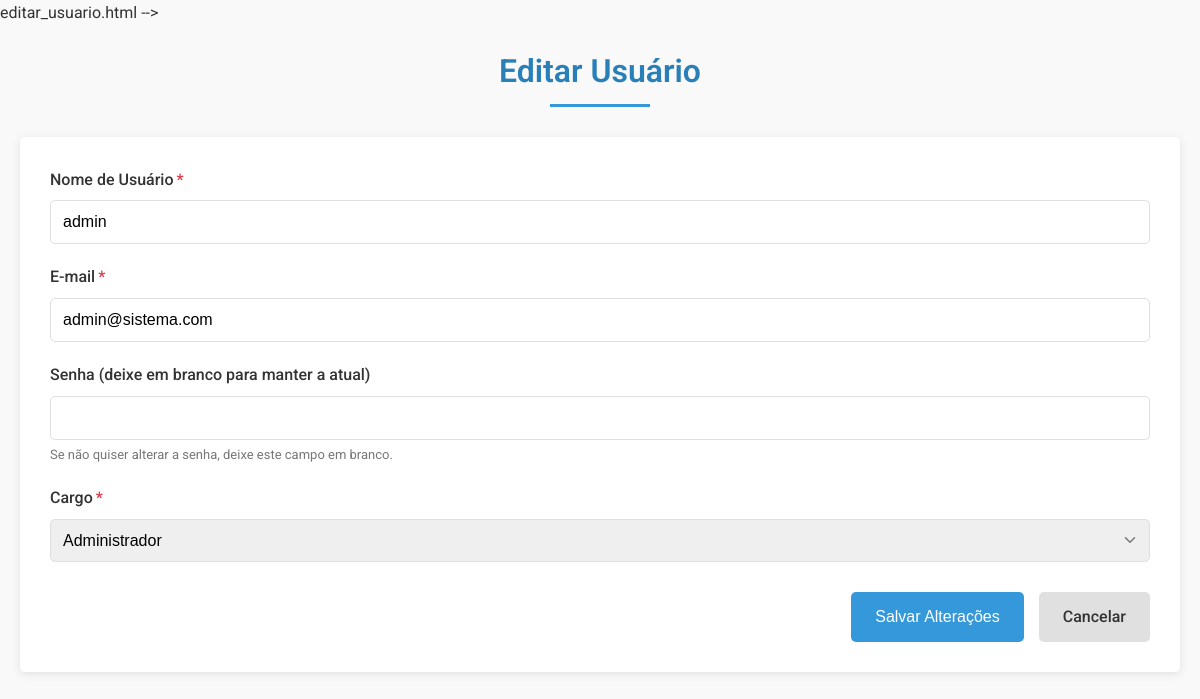
Screenshot of /editar_usuario/1 (signed in) with the database file from the repository.
### tables this page shows
CREATE TABLE usuarios (
    id INTEGER PRIMARY KEY AUTOINCREMENT,
    nome TEXT NOT NULL UNIQUE,  -- Adicionado UNIQUE para permitir login por nome
    email TEXT NOT NULL,
    senha TEXT NOT NULL,
    cargo TEXT NOT NULL,
    data_cadastro TIMESTAMP DEFAULT CURRENT_TIMESTAMP
);

### app.py (the view, shortened to what this page needs)
@app.route('/editar_usuario/<int:usuario_id>', methods=['GET', 'POST'])
@login_required
def editar_usuario(usuario_id):
    if session.get('usuario_cargo') != 'Administrador':
        flash('Acesso restrito a administradores', 'error')
        return redirect(url_for('index'))
    with sqlite3.connect('database.db') as conn:
        cursor = conn.cursor()
        cursor.execute('SELECT id, nome, email, cargo FROM usuarios WHERE id = ?', (usuario_id,))
        usuario_dados = cursor.fetchone()
        if not usuario_dados:
            flash('Usuário não encontrado', 'error')
            return redirect(url_for('listar_usuarios'))
    return render_template('editar_usuario.html',
                          usuario_dados=usuario_dados,
                          usuario=session.get('usuario_nome'))

### app.py (called while the page is built)
def login_required(view):
    @functools.wraps(view)
    def wrapped_view(**kwargs):
        if 'usuario_id' not in session:
            return redirect(url_for('login'))
        return view(**kwargs)
    return wrapped_view

### templates/editar_usuario.html (shortened to what this page needs)
<!DOCTYPE html>
<html lang="pt-br">
<head>
    <link rel="stylesheet" href="https://cdnjs.cloudflare.com/ajax/libs/font-awesome/6.0.0/css/all.min.css">
    <link rel="stylesheet" href="{{ url_for('static', filename='css/style.css') }}">
</head>
<body>
    <div class="container">
        <h1 class="title">Editar Usuário</h1>
        <form id="editUsuarioForm" method="POST" action="{{ url_for('editar_usuario', usuario_id=usuario_dados[0]) }}">
            <div class="form-group">
                <label for="nome">Nome de Usuário<span class="required">*</span></label>
                <input type="text" id="nome" name="nome" value="{{ usuario_dados[1] }}" required>
            </div>
            <div class="form-group">
                <label for="email">E-mail<span class="required">*</span></label>
                <input type="email" id="email" name="email" value="{{ usuario_dados[2] }}" required>
            </div>
            <div class="form-group">
                <label for="senha">Senha (deixe em branco para manter a atual)</label>
                <input type="password" id="senha" name="senha" minlength="6">
                <small>Se não quiser alterar a senha, deixe este campo em branco.</small>
            </div>
            <div class="form-group">
                <label for="cargo">Cargo<span class="required">*</span></label>
                <select id="cargo" name="cargo" required>
                    <option value="Administrador" {% if usuario_dados[3]=='Administrador' %}selected{% endif %}>
                        Administrador</option>
                </select>
            </div>
            <div class="buttons">
                <button type="submit" class="btn-primary" id="btnSubmit">Salvar Alterações</button>
                <a href="{{ url_for('listar_usuarios') }}" class="btn-secondary">Cancelar</a>
            </div>
        </form>
    </div>
</body>
</html>

### static/css/style.css (style rules this page uses)
* { box-sizing: border-box; margin: 0; padding: 0; }
:root { --primary-color: #3498db; --primary-dark: #2980b9; --secondary-color: #2ecc71; --secondary-dark: #27ae60; --warning-color: #e74c3c; --text-color: #333; --light-gray: #f5f5f5; --medium-gray: #e0e0e0; --dark-gray: #777; --white: #fff; --shadow: 0 2px 10px rgba(0, 0, 0, 0.1); --border-radius: 5px; }
body { font-family: 'Roboto', -apple-system, BlinkMacSystemFont, 'Segoe UI', Arial, sans-serif; line-height: 1.6; color: var(--text-color); background-color: #f9f9f9; }
.container { max-width: 1200px; margin: 0 auto; padding: 20px; }
.title { color: var(--primary-dark); margin-bottom: 30px; text-align: center; position: relative; padding-bottom: 10px; font-weight: 600; }
.title::after { content: ''; position: absolute; bottom: 0; left: 50%; transform: translateX(-50%); width: 100px; height: 3px; background-color: var(--primary-color); }
form { background-color: var(--white); padding: 30px; border-radius: var(--border-radius); box-shadow: var(--shadow); margin-bottom: 30px; }
.form-group { margin-bottom: 20px; }
label { display: block; margin-bottom: 8px; font-weight: 500; color: var(--text-color); }
input[type="text"], input[type="email"], input[type="tel"], input[type="password"], select, textarea { width: 100%; padding: 12px; border: 1px solid var(--medium-gray); border-radius: var(--border-radius); font-size: 16px; transition: border-color 0.3s, box-shadow 0.3s; }
select { appearance: none; background-repeat: no-repeat; background-position: right 10px center; background-size: 18px; padding-right: 40px; }
small { color: var(--dark-gray); display: block; margin-top: 5px; font-size: 13px; }
.buttons { display: flex; gap: 15px; justify-content: flex-end; margin-top: 30px; }
.btn-primary, .btn-secondary, .btn-success, .btn-warning, .btn-view { display: inline-block; padding: 12px 24px; border: none; border-radius: var(--border-radius); font-size: 16px; font-weight: 500; cursor: pointer; text-decoration: none; transition: all 0.3s; text-align: center; }
.btn-primary { background-color: var(--primary-color); color: var(--white); }
.btn-secondary { background-color: var(--medium-gray); color: var(--text-color); }
.required { color: #dc3545; margin-left: 3px; }

### rows the page displays
usuarios: nome "admin", email "admin@sistema.com", cargo "Administrador"
